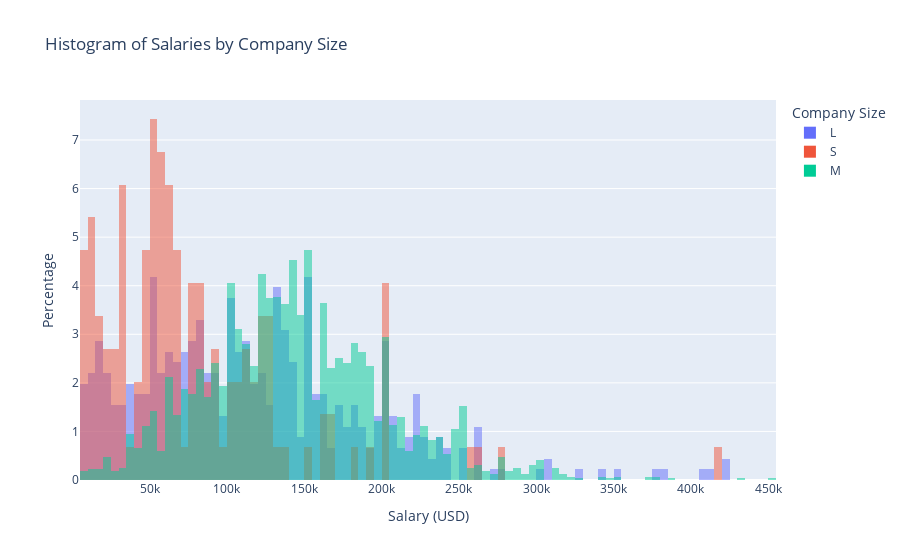

The notebook cell saved with this chart:
### Markdown cell above
### 2- Histogram of salaries by company size

### Code cell
fig = histogram_salary_company_size(df)
fig

### Figure 1 — Plotly figure (JSON) as saved in the notebook; plotly's stock layout.template omitted (floating-point values rounded to 4 significant figures; data arrays with more than 128 entries replaced by an {"elided": "..."} marker saying what was removed)
{"data": [{"alignmentgroup": "True", "bingroup": "x", "histnorm": "percent", "hovertemplate": "company_size=L<br>salary_in_usd=%{x}<br>percent=%{y}<extra></extra>", "legendgroup": "L", "marker": {"color": "#636efa", "opacity": 0.5, "pattern": {"shape": ""}}, "name": "L", "offsetgroup": "L", "orientation": "v", "showlegend": true, "type": "histogram", "x": {"elided": "454 int values"}, "xaxis": "x", "yaxis": "y"}, {"alignmentgroup": "True", "bingroup": "x", "histnorm": "percent", "hovertemplate": "company_size=S<br>salary_in_usd=%{x}<br>percent=%{y}<extra></extra>", "legendgroup": "S", "marker": {"color": "#EF553B", "opacity": 0.5, "pattern": {"shape": ""}}, "name": "S", "offsetgroup": "S", "orientation": "v", "showlegend": true, "type": "histogram", "x": {"elided": "148 int values"}, "xaxis": "x", "yaxis": "y"}, {"alignmentgroup": "True", "bingroup": "x", "histnorm": "percent", "hovertemplate": "company_size=M<br>salary_in_usd=%{x}<br>percent=%{y}<extra></extra>", "legendgroup": "M", "marker": {"color": "#00cc96", "opacity": 0.5, "pattern": {"shape": ""}}, "name": "M", "offsetgroup": "M", "orientation": "v", "showlegend": true, "type": "histogram", "x": {"elided": "3153 int values"}, "xaxis": "x", "yaxis": "y"}], "layout": {"barmode": "overlay", "legend": {"title": {"text": "Company Size"}, "tracegroupgap": 0}, "showlegend": true, "title": {"text": "Histogram of Salaries by Company Size"}, "xaxis": {"anchor": "y", "domain": [0, 1], "title": {"text": "Salary (USD)"}}, "yaxis": {"anchor": "x", "domain": [0, 1], "title": {"text": "Percentage"}}}}
